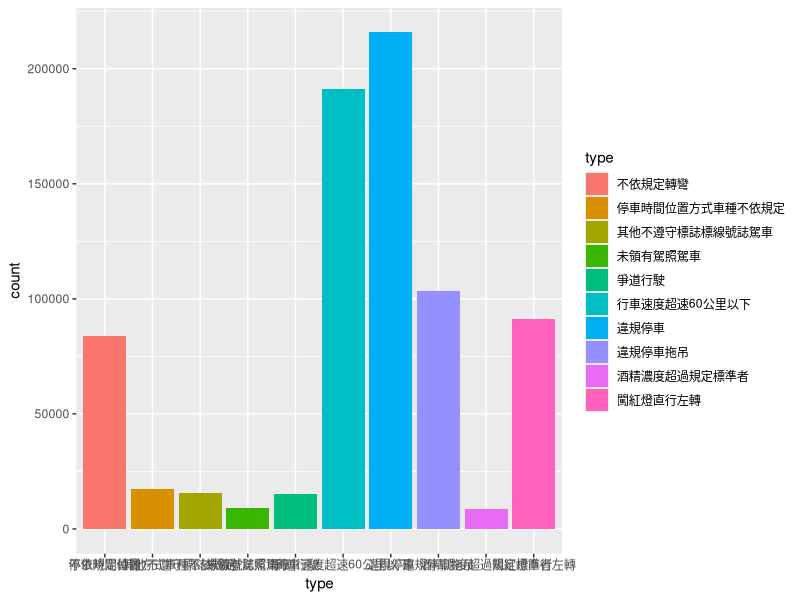
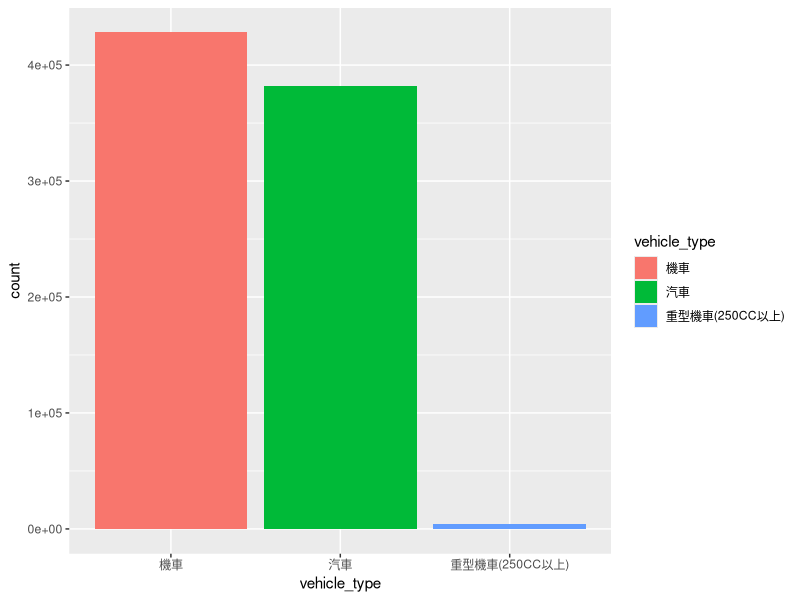
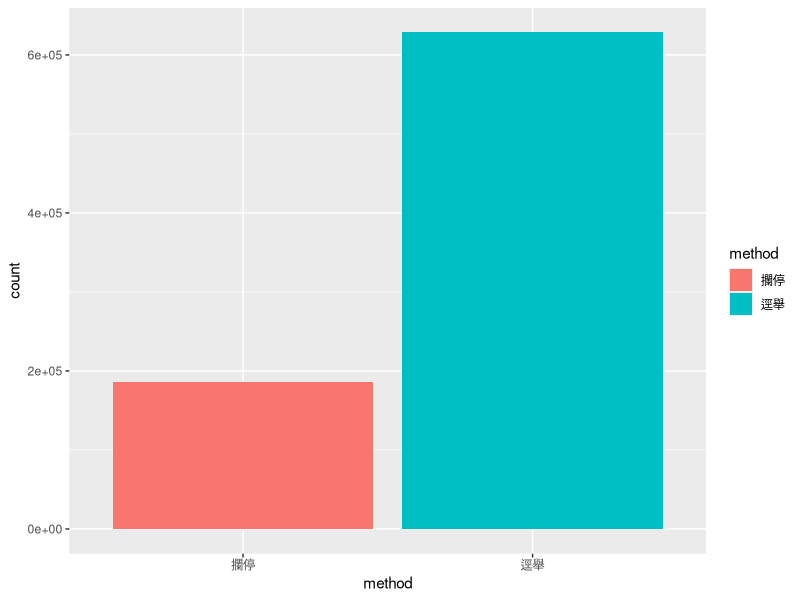
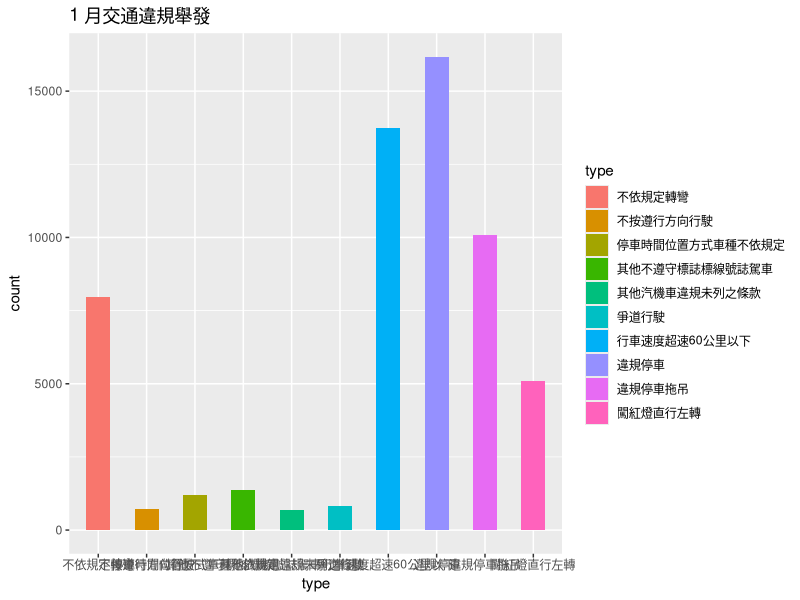
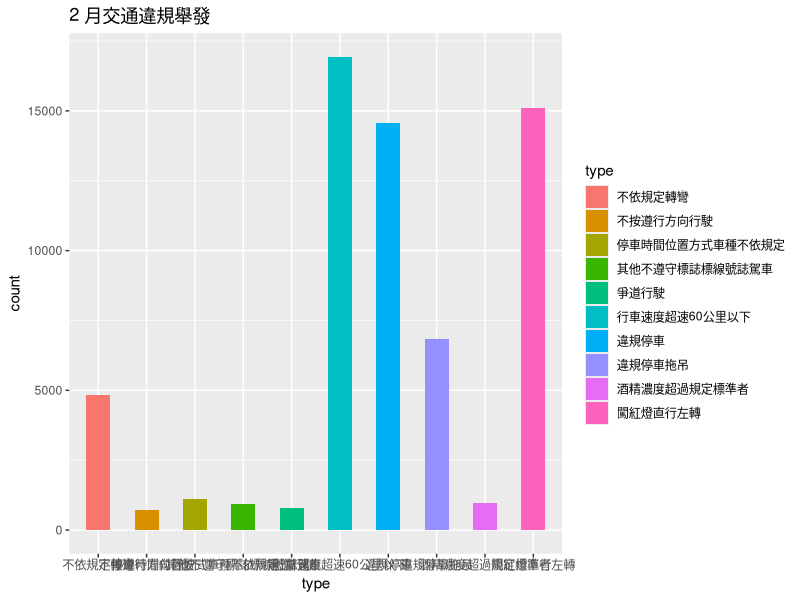
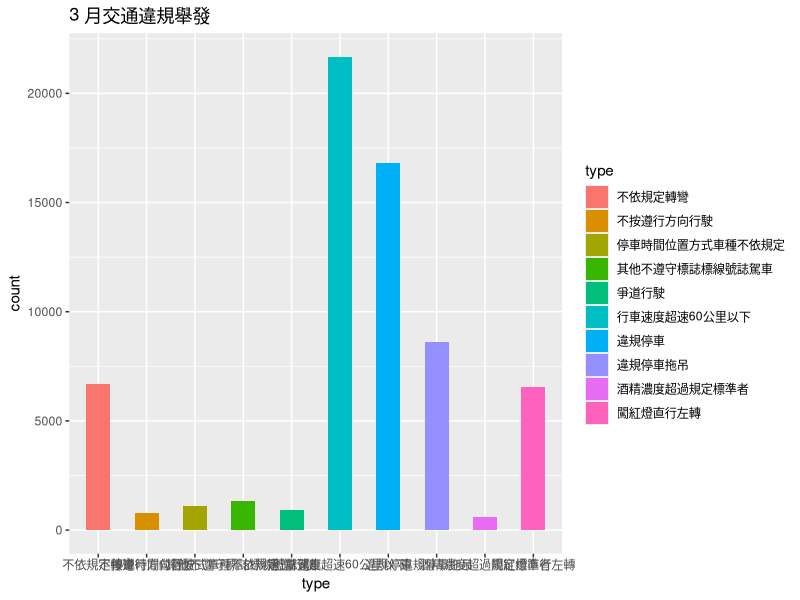
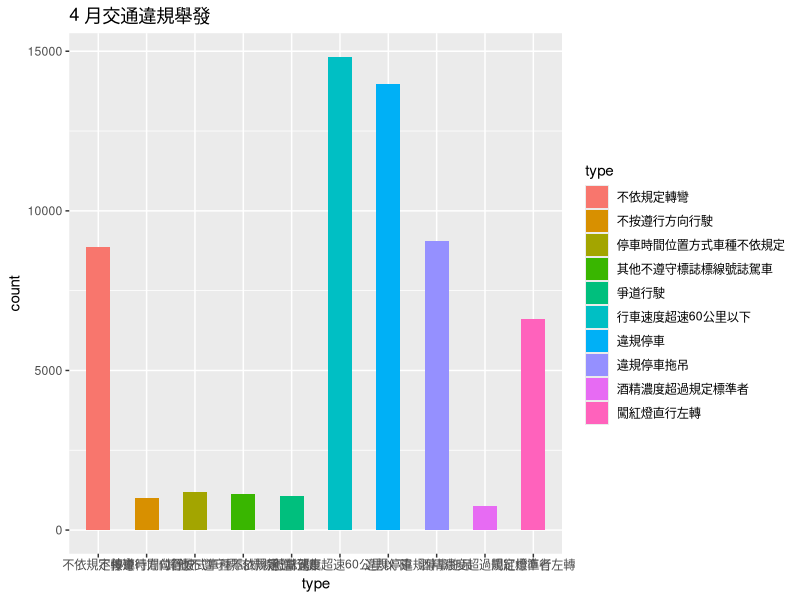
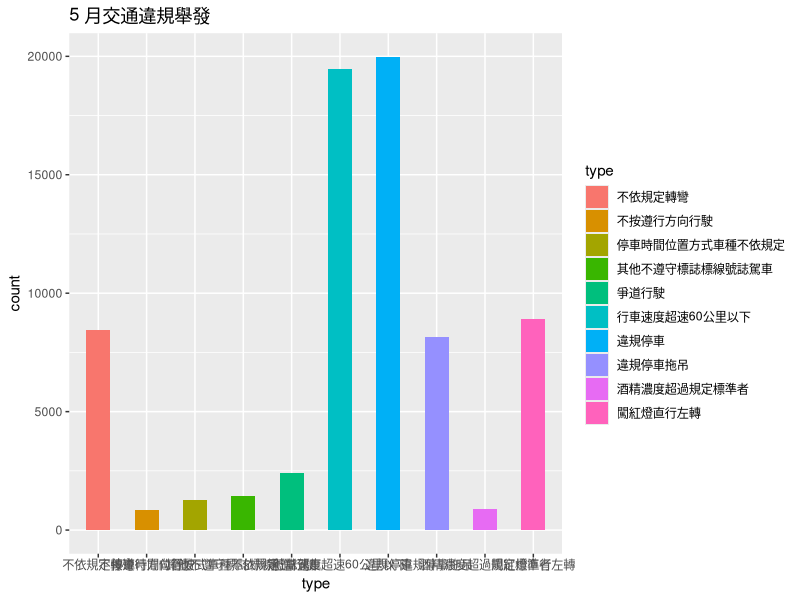

These figures' R source, in order:
install.packages("dplyr")
install.packages("ggplot2")
library(dplyr)
library(ggplot2)

data <- read.csv("traffic.csv",fileEncoding="big5")

type <- data %>%
  filter(year == 104) %>%
  group_by(type) %>%
  summarise(count = sum(count)) %>%
  arrange(desc(count))

vtype <- data %>%
  filter(year == 104) %>%
  group_by(vehicle_type) %>%
  summarise(count = sum(count)) %>%
  arrange(desc(count))

method <- data %>%
  filter(year == 104) %>%
  group_by(method) %>%
  summarise(count = sum(count)) %>%
  arrange(desc(count))


write.csv(type,file = "type.csv",row.names = F,fileEncoding="utf-8")
write.csv(vtype,file = "vtype.csv",row.names = F,fileEncoding="utf-8")
write.csv(method,file = "method.csv",row.names = F,fileEncoding="utf-8")

type_month <- data %>%
  filter(year == 104) %>%
  group_by(month,type) %>%
  summarise(count = sum(count)) %>%
  arrange(desc(count))

vtype_month <- data %>%
  filter(year == 104) %>%
  group_by(month,vehicle_type) %>%
  summarise(count = sum(count)) %>%
  arrange(desc(count))

method_month <- data %>%
  filter(year == 104) %>%
  group_by(month,method) %>%
  summarise(count = sum(count)) %>%
  arrange(desc(count))


write.csv(type_month,file = "type_month.csv",row.names = F,fileEncoding="utf-8")
write.csv(vtype_month,file = "vtype_month.csv",row.names = F,fileEncoding="utf-8")
write.csv(method_month,file = "method_month.csv",row.names = F,fileEncoding="utf-8")

ggplot(type[1:10,],aes(x=type,y =count,fill = type))+
  geom_bar(stat="identity")

ggplot(vtype,aes(x=vehicle_type,y =count,fill = vehicle_type))+
  geom_bar(stat="identity")

ggplot(method,aes(x=method,y =count,fill = method))+
  geom_bar(stat="identity")

bar <- list() 
for(i in 1:12){
  X <- type_month %>%
    filter(month == i)
  bar[[i]]<- ggplot(X[1:10,],aes(x=type,y =count,fill = type))+
    geom_bar(stat="identity",width=.5)
}
bar[[1]] +  ggtitle(paste(1,"月交通違規舉發"))
bar[[2]] +  ggtitle(paste(2,"月交通違規舉發"))
bar[[3]] +  ggtitle(paste(3,"月交通違規舉發"))
bar[[4]] +  ggtitle(paste(4,"月交通違規舉發"))
bar[[5]] +  ggtitle(paste(5,"月交通違規舉發"))
bar[[6]] +  ggtitle(paste(6,"月交通違規舉發"))
bar[[8]] +  ggtitle(paste(8,"月交通違規舉發"))
bar[[9]] +  ggtitle(paste(9,"月交通違規舉發"))
bar[[10]] +  ggtitle(paste(10,"月交通違規舉發"))
bar[[11]] +  ggtitle(paste(11,"月交通違規舉發"))
bar[[12]] +  ggtitle(paste(12,"月交通違規舉發"))
